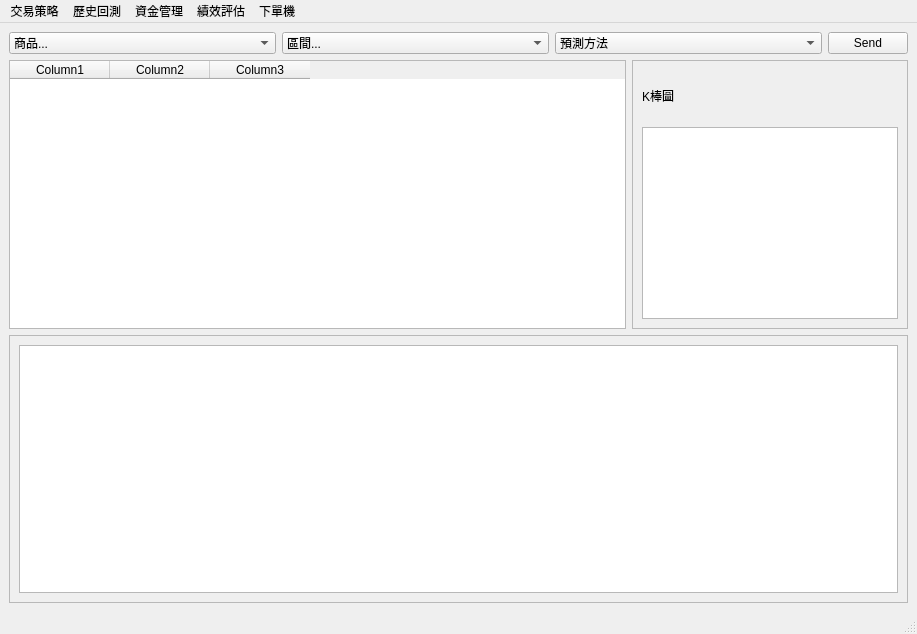
<?xml version="1.0" encoding="UTF-8"?>
<ui version="4.0">
 <class>MainWindow</class>
 <widget class="QMainWindow" name="MainWindow">
  <property name="geometry">
   <rect>
    <x>0</x>
    <y>0</y>
    <width>917</width>
    <height>634</height>
   </rect>
  </property>
  <property name="windowTitle">
   <string>MainWindow</string>
  </property>
  <widget class="QWidget" name="centralwidget">
   <layout class="QGridLayout" name="gridLayout_2">
    <item row="0" column="0">
     <layout class="QGridLayout" name="gridLayout">
      <item row="1" column="0">
       <layout class="QHBoxLayout" name="horizontalLayout">
        <item>
         <widget class="QTableWidget" name="tableWidget_2">
          <column>
           <property name="text">
            <string>Column1</string>
           </property>
          </column>
          <column>
           <property name="text">
            <string>Column2</string>
           </property>
          </column>
          <column>
           <property name="text">
            <string>Column3</string>
           </property>
          </column>
         </widget>
        </item>
        <item>
         <widget class="QFrame" name="frame">
          <property name="sizePolicy">
           <sizepolicy hsizetype="Preferred" vsizetype="Preferred">
            <horstretch>0</horstretch>
            <verstretch>0</verstretch>
           </sizepolicy>
          </property>
          <property name="frameShape">
           <enum>QFrame::StyledPanel</enum>
          </property>
          <property name="frameShadow">
           <enum>QFrame::Sunken</enum>
          </property>
          <layout class="QVBoxLayout" name="verticalLayout_2">
           <item>
            <widget class="QLabel" name="label">
             <property name="text">
              <string>K棒圖</string>
             </property>
            </widget>
           </item>
           <item>
            <widget class="QColumnView" name="columnView">
             <property name="sizePolicy">
              <sizepolicy hsizetype="Preferred" vsizetype="Preferred">
               <horstretch>0</horstretch>
               <verstretch>0</verstretch>
              </sizepolicy>
             </property>
            </widget>
           </item>
          </layout>
         </widget>
        </item>
       </layout>
      </item>
      <item row="3" column="0">
       <layout class="QVBoxLayout" name="verticalLayout">
        <item>
         <widget class="QFrame" name="frame_2">
          <property name="frameShape">
           <enum>QFrame::StyledPanel</enum>
          </property>
          <property name="frameShadow">
           <enum>QFrame::Sunken</enum>
          </property>
          <layout class="QGridLayout" name="gridLayout_3">
           <item row="0" column="0">
            <widget class="QTableWidget" name="tableWidget"/>
           </item>
          </layout>
         </widget>
        </item>
       </layout>
      </item>
      <item row="0" column="0">
       <layout class="QHBoxLayout" name="horizontalLayout_4">
        <item>
         <widget class="QComboBox" name="comboBox">
          <property name="sizePolicy">
           <sizepolicy hsizetype="Preferred" vsizetype="Fixed">
            <horstretch>0</horstretch>
            <verstretch>0</verstretch>
           </sizepolicy>
          </property>
          <item>
           <property name="text">
            <string>商品...</string>
           </property>
          </item>
          <item>
           <property name="text">
            <string>商品1</string>
           </property>
          </item>
          <item>
           <property name="text">
            <string>商品2</string>
           </property>
          </item>
         </widget>
        </item>
        <item>
         <widget class="QComboBox" name="comboBox_2">
          <property name="sizePolicy">
           <sizepolicy hsizetype="Preferred" vsizetype="Fixed">
            <horstretch>0</horstretch>
            <verstretch>0</verstretch>
           </sizepolicy>
          </property>
          <item>
           <property name="text">
            <string>區間...</string>
           </property>
          </item>
          <item>
           <property name="text">
            <string>10分鐘</string>
           </property>
          </item>
          <item>
           <property name="text">
            <string>30分鐘</string>
           </property>
          </item>
          <item>
           <property name="text">
            <string>60分鐘</string>
           </property>
          </item>
         </widget>
        </item>
        <item>
         <widget class="QComboBox" name="comboBox_3">
          <property name="sizePolicy">
           <sizepolicy hsizetype="Preferred" vsizetype="Fixed">
            <horstretch>0</horstretch>
            <verstretch>0</verstretch>
           </sizepolicy>
          </property>
          <item>
           <property name="text">
            <string>預測方法</string>
           </property>
          </item>
          <item>
           <property name="text">
            <string>隨機森林</string>
           </property>
          </item>
          <item>
           <property name="text">
            <string>深度學習</string>
           </property>
          </item>
         </widget>
        </item>
        <item>
         <widget class="QPushButton" name="pushButton">
          <property name="sizePolicy">
           <sizepolicy hsizetype="Fixed" vsizetype="Fixed">
            <horstretch>0</horstretch>
            <verstretch>0</verstretch>
           </sizepolicy>
          </property>
          <property name="text">
           <string>Send</string>
          </property>
         </widget>
        </item>
       </layout>
      </item>
     </layout>
    </item>
   </layout>
  </widget>
  <widget class="QMenuBar" name="menubar">
   <property name="geometry">
    <rect>
     <x>0</x>
     <y>0</y>
     <width>917</width>
     <height>22</height>
    </rect>
   </property>
   <widget class="QMenu" name="menu">
    <property name="title">
     <string>交易策略</string>
    </property>
    <addaction name="actionLSMT"/>
    <addaction name="actionDT"/>
   </widget>
   <widget class="QMenu" name="menu_3">
    <property name="title">
     <string>歷史回測</string>
    </property>
   </widget>
   <widget class="QMenu" name="menu_4">
    <property name="title">
     <string>資金管理</string>
    </property>
   </widget>
   <widget class="QMenu" name="menu_5">
    <property name="title">
     <string>績效評估</string>
    </property>
   </widget>
   <widget class="QMenu" name="menu_6">
    <property name="title">
     <string>下單機</string>
    </property>
   </widget>
   <addaction name="menu"/>
   <addaction name="menu_3"/>
   <addaction name="menu_4"/>
   <addaction name="menu_5"/>
   <addaction name="menu_6"/>
  </widget>
  <widget class="QStatusBar" name="statusbar"/>
  <action name="actionLSMT">
   <property name="text">
    <string>LSMT</string>
   </property>
  </action>
  <action name="actionDT">
   <property name="text">
    <string>DT</string>
   </property>
  </action>
 </widget>
 <resources/>
 <connections/>
</ui>
